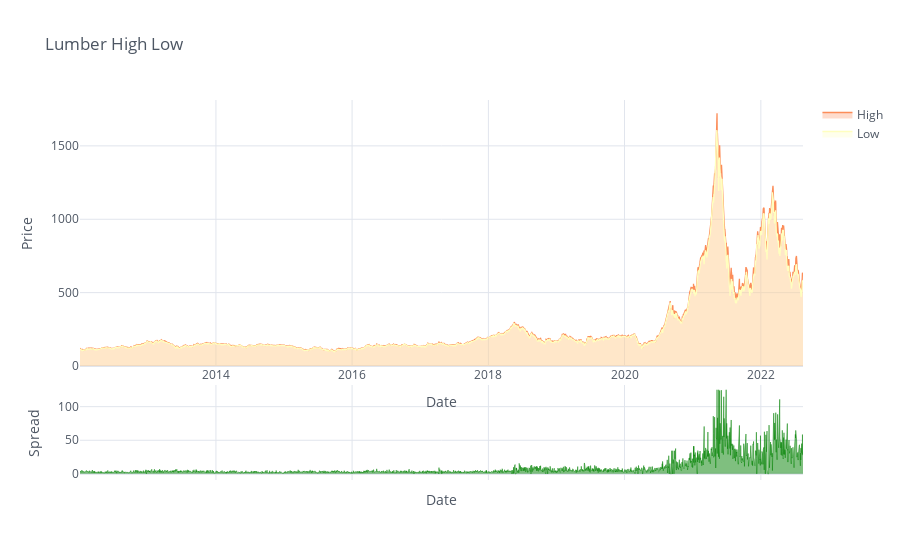

The notebook cell saved with this chart:
### Code cell
Lumber_OHLCVI[['High','Low']].iplot(kind = 'spread', colorscale ="rdylbu", fill=True, title='Lumber High Low', xTitle='Date', yTitle='Price', theme = 'white')

### Figure 1 — Plotly figure (JSON) as saved in the notebook; plotly's stock layout.template omitted (floating-point values rounded to 4 significant figures; data arrays with more than 128 entries replaced by an {"elided": "..."} marker saying what was removed)
{"data": [{"fill": "tozeroy", "fillcolor": "rgba(252, 141, 89, 0.3)", "line": {"color": "rgba(252, 141, 89, 1.0)", "dash": "solid", "shape": "linear", "width": 1.3}, "mode": "lines", "name": "High", "text": "", "type": "scatter", "x": {"elided": "2675 str values"}, "y": {"elided": "2675 float values"}}, {"fill": "tozeroy", "fillcolor": "rgba(255, 255, 191, 0.3)", "line": {"color": "rgba(255, 255, 191, 1.0)", "dash": "solid", "shape": "linear", "width": 1.3}, "mode": "lines", "name": "Low", "text": "", "type": "scatter", "x": {"elided": "2675 str values"}, "y": {"elided": "2675 float values"}}, {"connectgaps": false, "fill": "tozeroy", "line": {"color": "green", "dash": "solid", "shape": "linear", "width": 0.5}, "mode": "lines", "name": "Spread", "showlegend": false, "type": "scatter", "x": {"elided": "2675 str values"}, "xaxis": "x2", "y": {"elided": "2675 mixed values"}, "yaxis": "y2"}, {"connectgaps": false, "fill": "tozeroy", "line": {"color": "red", "dash": "solid", "shape": "linear", "width": 0.5}, "mode": "lines", "name": "Spread", "showlegend": false, "type": "scatter", "x": {"elided": "2675 str values"}, "xaxis": "x2", "y": {"elided": "2675 mixed values"}, "yaxis": "y2"}], "layout": {"hovermode": "x", "legend": {"bgcolor": "#FFFFFF", "font": {"color": "#4D5663"}}, "paper_bgcolor": "#FFFFFF", "plot_bgcolor": "#FFFFFF", "title": {"font": {"color": "#4D5663"}, "text": "Lumber High Low"}, "xaxis": {"gridcolor": "#E1E5ED", "showgrid": true, "tickfont": {"color": "#4D5663"}, "title": {"font": {"color": "#4D5663"}, "text": "Date"}, "zerolinecolor": "#E1E5ED"}, "xaxis2": {"anchor": "y2", "gridcolor": "#E1E5ED", "showgrid": true, "showticklabels": false, "tickfont": {"color": "#4D5663"}, "title": {"font": {"color": "#4D5663"}, "text": "Date"}, "zerolinecolor": "#E1E5ED"}, "yaxis": {"domain": [0.3, 1], "gridcolor": "#E1E5ED", "showgrid": true, "tickfont": {"color": "#4D5663"}, "title": {"font": {"color": "#4D5663"}, "text": "Price"}, "zerolinecolor": "#E1E5ED"}, "yaxis2": {"domain": [0, 0.25], "gridcolor": "#E1E5ED", "showgrid": true, "tickfont": {"color": "#4D5663"}, "title": {"font": {"color": "#4D5663"}, "text": "Spread"}, "zerolinecolor": "#E1E5ED"}}}
